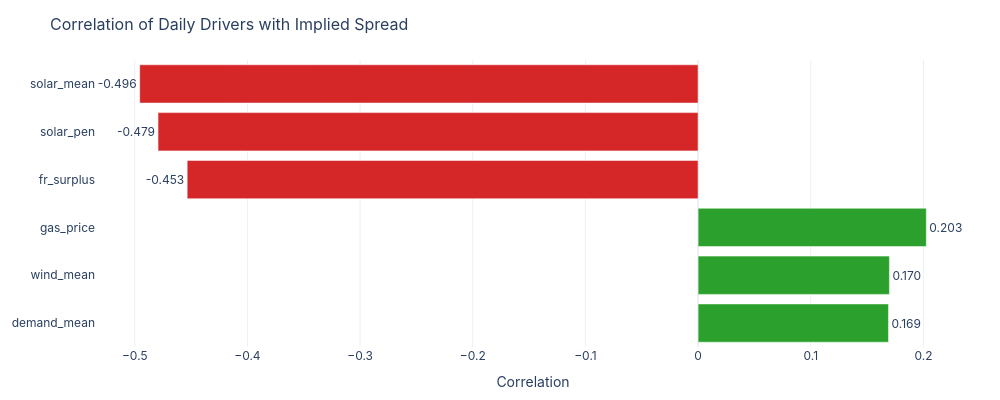

Here is the notebook cell this chart was saved with:
### Markdown cell above
## 3. Spread Decomposition

What drives the spread? Solar penetration widens it (cheap midday, expensive evening). Wind and demand levels also matter. We compute partial correlations.

### Code cell
# Daily aggregates for decomposition
daily_features = train.groupby('date').agg(
    solar_mean=('es_solar_f_d1', 'mean'),
    wind_mean=('es_wind_f_d1', 'mean'),
    demand_mean=('es_demand_f_d1', 'mean'),
    gas_price=('es_gas_market_price_d1', 'mean'),
    solar_pen=('solar_penetration_d1', 'mean'),
    fr_surplus=('fr_surplus_d1', 'mean'),
)
daily_full = daily.join(daily_features).dropna()

# Correlations with spread
spread_corr = daily_full[['spread', 'solar_mean', 'wind_mean', 'demand_mean',
                           'gas_price', 'solar_pen', 'fr_surplus']].corr()['spread'].drop('spread')
spread_corr = spread_corr.sort_values(key=abs, ascending=False)

colors = [COLORS['positive'] if v >= 0 else COLORS['negative'] for v in spread_corr.values]
fig = go.Figure(go.Bar(
    x=spread_corr.values, y=spread_corr.index, orientation='h',
    marker_color=colors,
    text=[f'{v:.3f}' for v in spread_corr.values],
    textposition='outside',
))
apply_layout(fig, title='Correlation of Daily Drivers with Implied Spread',
             xaxis_title='Correlation', yaxis_title='', height=400)
fig.update_layout(yaxis=dict(autorange='reversed'))
fig.show()

### Figure 1 — Plotly figure (JSON) as saved in the notebook; plotly's stock layout.template omitted (floating-point values rounded to 4 significant figures)
{"data": [{"marker": {"color": ["#d62728", "#d62728", "#d62728", "#2ca02c", "#2ca02c", "#2ca02c"]}, "orientation": "h", "text": ["-0.496", "-0.479", "-0.453", "0.203", "0.170", "0.169"], "textposition": "outside", "type": "bar", "x": [-0.4956, -0.4793, -0.4535, 0.2026, 0.1698, 0.169], "y": ["solar_mean", "solar_pen", "fr_surplus", "gas_price", "wind_mean", "demand_mean"]}], "layout": {"font": {"family": "Inter, Arial, sans-serif", "size": 12}, "height": 400, "hovermode": "x unified", "legend": {"orientation": "h", "x": 1, "xanchor": "right", "y": 1.02, "yanchor": "bottom"}, "margin": {"b": 50, "l": 60, "r": 30, "t": 60}, "title": {"font": {"size": 16}, "text": "Correlation of Daily Drivers with Implied Spread"}, "width": 1000, "xaxis": {"title": {"text": "Correlation"}}, "yaxis": {"autorange": "reversed"}}}
